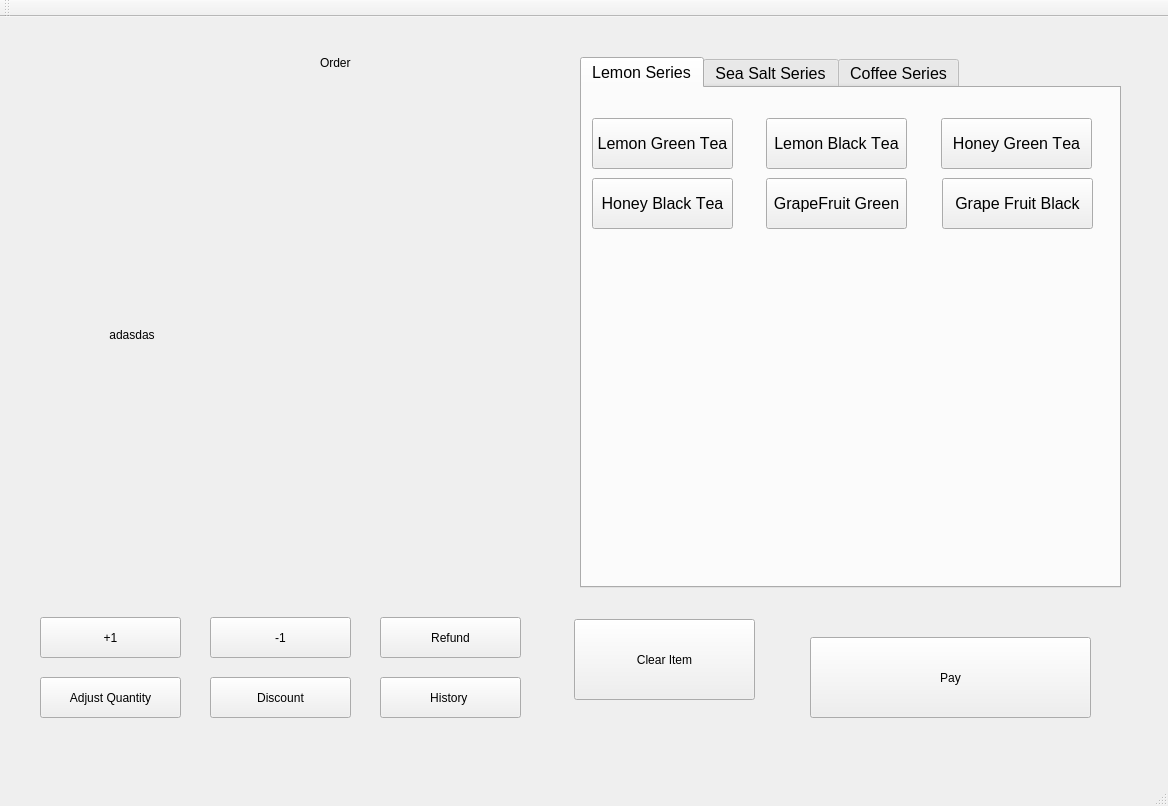
<?xml version="1.0" encoding="UTF-8"?>
<ui version="4.0">
 <class>MainWindow</class>
 <widget class="QMainWindow" name="MainWindow">
  <property name="geometry">
   <rect>
    <x>0</x>
    <y>0</y>
    <width>1168</width>
    <height>806</height>
   </rect>
  </property>
  <property name="windowTitle">
   <string>MainWindow</string>
  </property>
  <widget class="QWidget" name="centralWidget">
   <widget class="QStackedWidget" name="stackedWidget">
    <property name="geometry">
     <rect>
      <x>20</x>
      <y>20</y>
      <width>1131</width>
      <height>701</height>
     </rect>
    </property>
    <property name="currentIndex">
     <number>2</number>
    </property>
    <widget class="QWidget" name="page">
     <widget class="QWidget" name="layoutWidget">
      <property name="geometry">
       <rect>
        <x>410</x>
        <y>320</y>
        <width>180</width>
        <height>25</height>
       </rect>
      </property>
      <layout class="QHBoxLayout" name="horizontalLayout">
       <item>
        <widget class="QPushButton" name="pushButton">
         <property name="minimumSize">
          <size>
           <width>86</width>
           <height>0</height>
          </size>
         </property>
         <property name="text">
          <string>Log in </string>
         </property>
        </widget>
       </item>
       <item>
        <widget class="QPushButton" name="pushButton_2">
         <property name="text">
          <string>Exit</string>
         </property>
        </widget>
       </item>
      </layout>
     </widget>
     <widget class="QLabel" name="label_3">
      <property name="enabled">
       <bool>true</bool>
      </property>
      <property name="geometry">
       <rect>
        <x>360</x>
        <y>50</y>
        <width>291</width>
        <height>151</height>
       </rect>
      </property>
      <property name="minimumSize">
       <size>
        <width>291</width>
        <height>151</height>
       </size>
      </property>
      <property name="autoFillBackground">
       <bool>false</bool>
      </property>
      <property name="text">
       <string/>
      </property>
      <property name="pixmap">
       <pixmap resource="image.qrc">:/new/prefix1/image/brositlogo.png</pixmap>
      </property>
      <property name="scaledContents">
       <bool>true</bool>
      </property>
     </widget>
     <zorder>label_3</zorder>
     <zorder>layoutWidget</zorder>
    </widget>
    <widget class="QWidget" name="page2">
     <widget class="QLabel" name="label">
      <property name="geometry">
       <rect>
        <x>310</x>
        <y>160</y>
        <width>111</width>
        <height>51</height>
       </rect>
      </property>
      <property name="styleSheet">
       <string notr="true">font: 14pt &quot;MS Shell Dlg 2&quot;;</string>
      </property>
      <property name="text">
       <string>UserName</string>
      </property>
     </widget>
     <widget class="QLabel" name="label_2">
      <property name="geometry">
       <rect>
        <x>310</x>
        <y>200</y>
        <width>91</width>
        <height>81</height>
       </rect>
      </property>
      <property name="styleSheet">
       <string notr="true">font: 14pt &quot;MS Shell Dlg 2&quot;;</string>
      </property>
      <property name="text">
       <string>Password</string>
      </property>
     </widget>
     <widget class="QLineEdit" name="lineEdit">
      <property name="geometry">
       <rect>
        <x>440</x>
        <y>170</y>
        <width>161</width>
        <height>31</height>
       </rect>
      </property>
     </widget>
     <widget class="QLineEdit" name="lineEdit_2">
      <property name="geometry">
       <rect>
        <x>440</x>
        <y>230</y>
        <width>161</width>
        <height>31</height>
       </rect>
      </property>
     </widget>
     <widget class="QWidget" name="layoutWidget">
      <property name="geometry">
       <rect>
        <x>400</x>
        <y>430</y>
        <width>211</width>
        <height>51</height>
       </rect>
      </property>
      <layout class="QHBoxLayout" name="horizontalLayout_3">
       <item>
        <widget class="QPushButton" name="pushButton_5">
         <property name="text">
          <string>Log in</string>
         </property>
        </widget>
       </item>
       <item>
        <widget class="QPushButton" name="pushButton_6">
         <property name="text">
          <string>Main Menu</string>
         </property>
        </widget>
       </item>
      </layout>
     </widget>
    </widget>
    <widget class="QWidget" name="page3">
     <widget class="QTabWidget" name="LemonSeries_2">
      <property name="enabled">
       <bool>true</bool>
      </property>
      <property name="geometry">
       <rect>
        <x>560</x>
        <y>20</y>
        <width>541</width>
        <height>531</height>
       </rect>
      </property>
      <property name="font">
       <font>
        <family>MS Shell Dlg 2</family>
        <pointsize>12</pointsize>
        <weight>50</weight>
        <italic>false</italic>
        <bold>false</bold>
        <underline>false</underline>
        <kerning>false</kerning>
       </font>
      </property>
      <property name="autoFillBackground">
       <bool>true</bool>
      </property>
      <property name="styleSheet">
       <string notr="true">font: 12pt &quot;MS Shell Dlg 2&quot;rgb(255, 0, 0)</string>
      </property>
      <property name="currentIndex">
       <number>0</number>
      </property>
      <property name="usesScrollButtons">
       <bool>false</bool>
      </property>
      <widget class="QWidget" name="LemonSeries">
       <property name="enabled">
        <bool>true</bool>
       </property>
       <property name="font">
        <font>
         <family>MS Shell Dlg 2</family>
         <pointsize>12</pointsize>
         <weight>50</weight>
         <italic>false</italic>
         <bold>false</bold>
        </font>
       </property>
       <property name="whatsThis">
        <string>&lt;html&gt;&lt;head/&gt;&lt;body&gt;&lt;p&gt;sdfsd&lt;/p&gt;&lt;/body&gt;&lt;/html&gt;</string>
       </property>
       <attribute name="title">
        <string>Lemon Series</string>
       </attribute>
       <widget class="QPushButton" name="pushButton_3">
        <property name="geometry">
         <rect>
          <x>10</x>
          <y>30</y>
          <width>141</width>
          <height>51</height>
         </rect>
        </property>
        <property name="text">
         <string>Lemon Green Tea</string>
        </property>
       </widget>
       <widget class="QPushButton" name="pushButton_4">
        <property name="geometry">
         <rect>
          <x>184</x>
          <y>30</y>
          <width>141</width>
          <height>51</height>
         </rect>
        </property>
        <property name="text">
         <string>Lemon Black Tea</string>
        </property>
       </widget>
       <widget class="QPushButton" name="pushButton_7">
        <property name="geometry">
         <rect>
          <x>359</x>
          <y>30</y>
          <width>151</width>
          <height>51</height>
         </rect>
        </property>
        <property name="text">
         <string>Honey Green Tea</string>
        </property>
       </widget>
       <widget class="QPushButton" name="pushButton_8">
        <property name="geometry">
         <rect>
          <x>10</x>
          <y>90</y>
          <width>141</width>
          <height>51</height>
         </rect>
        </property>
        <property name="text">
         <string>Honey Black Tea</string>
        </property>
       </widget>
       <widget class="QPushButton" name="pushButton_13">
        <property name="geometry">
         <rect>
          <x>184</x>
          <y>90</y>
          <width>141</width>
          <height>51</height>
         </rect>
        </property>
        <property name="text">
         <string>GrapeFruit Green</string>
        </property>
       </widget>
       <widget class="QPushButton" name="pushButton_14">
        <property name="geometry">
         <rect>
          <x>360</x>
          <y>90</y>
          <width>151</width>
          <height>51</height>
         </rect>
        </property>
        <property name="text">
         <string>Grape Fruit Black</string>
        </property>
       </widget>
      </widget>
      <widget class="QWidget" name="Seasalt">
       <attribute name="title">
        <string>Sea Salt Series</string>
       </attribute>
       <widget class="QPushButton" name="pushButton_15">
        <property name="geometry">
         <rect>
          <x>20</x>
          <y>30</y>
          <width>121</width>
          <height>51</height>
         </rect>
        </property>
        <property name="text">
         <string>Seasalt Jasmine</string>
        </property>
       </widget>
       <widget class="QPushButton" name="pushButton_16">
        <property name="geometry">
         <rect>
          <x>190</x>
          <y>30</y>
          <width>121</width>
          <height>51</height>
         </rect>
        </property>
        <property name="text">
         <string>Seasalt Black Tea</string>
        </property>
       </widget>
       <widget class="QPushButton" name="pushButton_17">
        <property name="geometry">
         <rect>
          <x>340</x>
          <y>30</y>
          <width>121</width>
          <height>51</height>
         </rect>
        </property>
        <property name="text">
         <string>Caramel Seasalt</string>
        </property>
       </widget>
       <widget class="QPushButton" name="pushButton_18">
        <property name="geometry">
         <rect>
          <x>20</x>
          <y>110</y>
          <width>121</width>
          <height>51</height>
         </rect>
        </property>
        <property name="text">
         <string>Seasalt Jasmine</string>
        </property>
       </widget>
       <widget class="QPushButton" name="pushButton_19">
        <property name="geometry">
         <rect>
          <x>190</x>
          <y>110</y>
          <width>121</width>
          <height>51</height>
         </rect>
        </property>
        <property name="text">
         <string>Sea Salt Coffee</string>
        </property>
       </widget>
       <widget class="QPushButton" name="pushButton_20">
        <property name="geometry">
         <rect>
          <x>340</x>
          <y>110</y>
          <width>121</width>
          <height>51</height>
         </rect>
        </property>
        <property name="text">
         <string>Seasalt milktea</string>
        </property>
       </widget>
      </widget>
      <widget class="QWidget" name="Coffee">
       <attribute name="title">
        <string>Coffee Series</string>
       </attribute>
       <widget class="QPushButton" name="pushButton_28">
        <property name="geometry">
         <rect>
          <x>20</x>
          <y>20</y>
          <width>121</width>
          <height>61</height>
         </rect>
        </property>
        <property name="text">
         <string>America</string>
        </property>
       </widget>
       <widget class="QPushButton" name="pushButton_29">
        <property name="geometry">
         <rect>
          <x>20</x>
          <y>100</y>
          <width>121</width>
          <height>61</height>
         </rect>
        </property>
        <property name="text">
         <string>Caramel Miachiato</string>
        </property>
       </widget>
       <widget class="QPushButton" name="pushButton_30">
        <property name="geometry">
         <rect>
          <x>170</x>
          <y>20</y>
          <width>121</width>
          <height>61</height>
         </rect>
        </property>
        <property name="text">
         <string>Creame Coffee</string>
        </property>
       </widget>
       <widget class="QPushButton" name="pushButton_31">
        <property name="geometry">
         <rect>
          <x>170</x>
          <y>100</y>
          <width>121</width>
          <height>61</height>
         </rect>
        </property>
        <property name="text">
         <string>Coffee Shot</string>
        </property>
       </widget>
       <widget class="QPushButton" name="pushButton_32">
        <property name="geometry">
         <rect>
          <x>330</x>
          <y>20</y>
          <width>121</width>
          <height>61</height>
         </rect>
        </property>
        <property name="text">
         <string>Coffee Latte</string>
        </property>
       </widget>
       <widget class="QPushButton" name="pushButton_33">
        <property name="geometry">
         <rect>
          <x>330</x>
          <y>100</y>
          <width>121</width>
          <height>61</height>
         </rect>
        </property>
        <property name="text">
         <string>Double Shot</string>
        </property>
       </widget>
      </widget>
     </widget>
     <widget class="QPushButton" name="pushButton_21">
      <property name="geometry">
       <rect>
        <x>20</x>
        <y>580</y>
        <width>141</width>
        <height>41</height>
       </rect>
      </property>
      <property name="text">
       <string>+1</string>
      </property>
     </widget>
     <widget class="QPushButton" name="pushButton_22">
      <property name="geometry">
       <rect>
        <x>190</x>
        <y>580</y>
        <width>141</width>
        <height>41</height>
       </rect>
      </property>
      <property name="text">
       <string>-1</string>
      </property>
     </widget>
     <widget class="QPushButton" name="pushButton_23">
      <property name="geometry">
       <rect>
        <x>20</x>
        <y>640</y>
        <width>141</width>
        <height>41</height>
       </rect>
      </property>
      <property name="text">
       <string>Adjust Quantity</string>
      </property>
     </widget>
     <widget class="QPushButton" name="pushButton_24">
      <property name="geometry">
       <rect>
        <x>190</x>
        <y>640</y>
        <width>141</width>
        <height>41</height>
       </rect>
      </property>
      <property name="text">
       <string>Discount</string>
      </property>
     </widget>
     <widget class="QPushButton" name="pushButton_25">
      <property name="geometry">
       <rect>
        <x>360</x>
        <y>580</y>
        <width>141</width>
        <height>41</height>
       </rect>
      </property>
      <property name="text">
       <string>Refund</string>
      </property>
     </widget>
     <widget class="QPushButton" name="pushButton_26">
      <property name="geometry">
       <rect>
        <x>360</x>
        <y>640</y>
        <width>141</width>
        <height>41</height>
       </rect>
      </property>
      <property name="text">
       <string>History </string>
      </property>
     </widget>
     <widget class="QPushButton" name="pushButton_27">
      <property name="geometry">
       <rect>
        <x>790</x>
        <y>600</y>
        <width>281</width>
        <height>81</height>
       </rect>
      </property>
      <property name="text">
       <string>Pay</string>
      </property>
     </widget>
     <widget class="QLabel" name="label_4">
      <property name="geometry">
       <rect>
        <x>86</x>
        <y>72</y>
        <width>411</width>
        <height>451</height>
       </rect>
      </property>
      <property name="text">
       <string> adasdas</string>
      </property>
      <property name="openExternalLinks">
       <bool>false</bool>
      </property>
     </widget>
     <widget class="QLabel" name="label_5">
      <property name="geometry">
       <rect>
        <x>300</x>
        <y>0</y>
        <width>71</width>
        <height>51</height>
       </rect>
      </property>
      <property name="text">
       <string>Order</string>
      </property>
     </widget>
     <widget class="QPushButton" name="pushButton_9">
      <property name="geometry">
       <rect>
        <x>554</x>
        <y>582</y>
        <width>181</width>
        <height>81</height>
       </rect>
      </property>
      <property name="text">
       <string>Clear Item</string>
      </property>
     </widget>
    </widget>
    <widget class="QWidget" name="page4">
     <property name="enabled">
      <bool>true</bool>
     </property>
    </widget>
   </widget>
  </widget>
  <widget class="QMenuBar" name="menuBar">
   <property name="geometry">
    <rect>
     <x>0</x>
     <y>0</y>
     <width>1168</width>
     <height>21</height>
    </rect>
   </property>
  </widget>
  <widget class="QToolBar" name="mainToolBar">
   <attribute name="toolBarArea">
    <enum>TopToolBarArea</enum>
   </attribute>
   <attribute name="toolBarBreak">
    <bool>false</bool>
   </attribute>
  </widget>
  <widget class="QStatusBar" name="statusBar"/>
 </widget>
 <layoutdefault spacing="6" margin="11"/>
 <resources>
  <include location="image.qrc"/>
 </resources>
 <connections/>
</ui>
